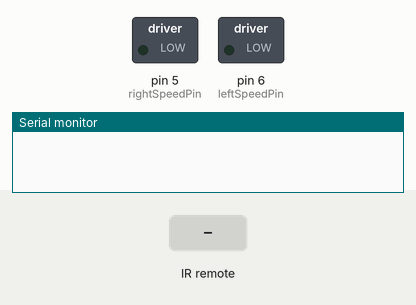
Recording of a sketch running on a simulated Arduino Uno, built with avr-gcc and run on an emulated ATmega328P. On the bench: switched loads named in the sketch (green lamp = pin HIGH), the last lines printed to the serial monitor. The test bench sets the inputs (shaded band).

Above: at 1.2 s.
1.3 s: infrared code 0xA55A50AF received
At 1.36 s:
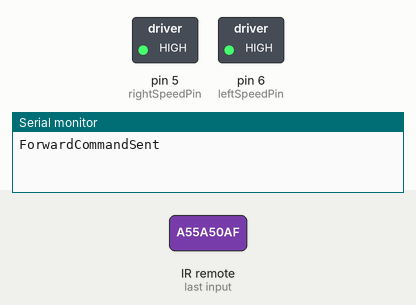
2.9 s: infrared code 0xA55A08F7 received
At 2.96 s:
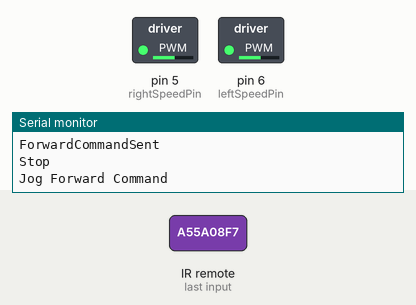
4.5 s: infrared code 0xA55AD02F received
At 5.8 s:
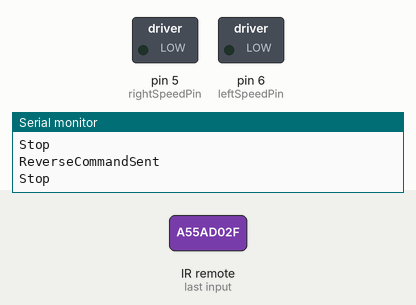
6.1 s: infrared code 0xA55A817E received
At 7.1 s:
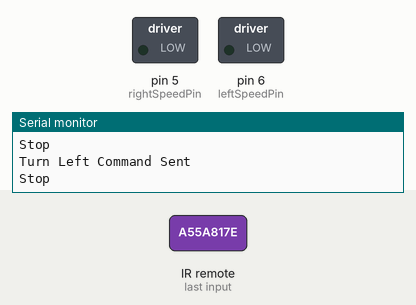
7.6 s: infrared code 0xA55A01FE received
At 8.2 s:
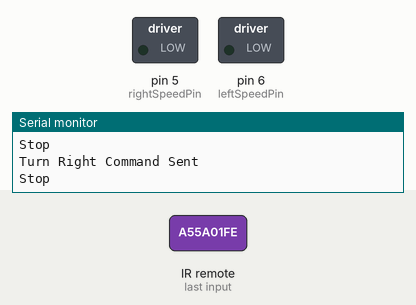
Timing chart, 0 to 10.6 s (numbered marks = the images above; inputs shaded):
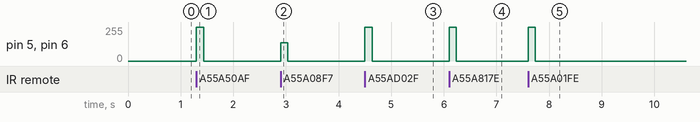

The sketch:

RobotControl100.ino
```cpp
/************************************************************
* Robot control version 1.0                                 *
* Code by Michael Walsh                                     *
* using the DFRobotShop Roverr V2.0 Base                    *
* Code Started on : Saturday, April 16th, 2016              *
* I know nothing of the legal details regarding this code   *
************************************************************/

//Load Dependant Libraries
#include <IRremote.h>

//Define some constants that the robot will use
const int topSpeed = 100;
const int midSpeed = 60;
const int lowSpeed = 30;

//Variables used by the robot to keep track of shit
int leftSpeed = 0;
int rightSpeed = 0;
int speedReference = 100;
int turnState = 0;

//Establish Standard Pins for Motor Control
int leftSpeedPin = 6;   //Left Motor Speed Control
int rightSpeedPin = 5;   //Right Motor Speed Control
int leftMotorPin = 8;   //Left Motor Direciton Control
int rightMotorPin = 7;   //Right Motor Direction Control

//Establish Standard Pins for Sensor input
int IRpin = 11;    // Establishes the Pin number for Infrared Input

//Variables that manage the infrared receiver code functionality.
unsigned lastCode = 0;
int lastTime = 0;

//Initialize Infrared Receiver
IRrecv irrecv(IRpin);
decode_results results;

//Function Prototypes because it doesn't like me
void SetRatio(int turnFactor);
void SetMotorDirection(int motor = 2, bool reverse = 0);
void SetSpeed( int motor = 2, int value = 0);

void setup() {
  Serial.begin(9600);
  irrecv.enableIRIn(); // Start the receiver

}

void loop() {

    // This line checks if anything has been received and makes the code available to read.
    if(irrecv.decode(&results)){
      //Is this code a new one or a repeat?
      int thisCode = results.value;
      if(thisCode != lastCode){
        //Serial.println(results.value);
        lastCode = thisCode;
        //Now we can interpret the code and carry out the behavior.
        switch(results.value){
         //Forward Motor Case
            case 2774159535:
              MoveForward();
              Serial.println("ForwardCommandSent");
              break;
         //Reverse Motor Case
            case 2774192175:
              MoveReverse();
              Serial.println("ReverseCommandSent");
              break;
         //Turn Left Signal (Pre-set turn)
            case 2774172030:
              SetMotorDirection(0,1);
              SetMotorDirection(1,0);
              SetSpeed(2,speedReference);
              Serial.println("Turn Left Command Sent");
              break;
         //Turn Right Signal (Pre-set turn)
            case 2774139390:
              SetMotorDirection(0,0);
              SetMotorDirection(1,1);
              SetSpeed(2,speedReference);
              Serial.println("Turn Right Command Sent");
              break;
         //Steering Left Command
            case 635103765:
              if(turnState >= -10){
                turnState -= 1;
                SetRatio(turnState);
              }
              Serial.println("Steer Left Command");
              break;
         //Steering Right Command
            case 635071125:
              if(turnState <= 10){
                turnState += 1;
                SetRatio(turnState);
              }
              Serial.println("Steer Right Command");
              break;
        //Jog Forward Command
            case 2774141175:
              JogForward();
              Serial.println("Jog Forward Command");
              break;
         //Jog Reverse Command
            case 2774168205:
              JogReverse();
              Serial.println("Jog Backward Command");
              break;
         //Power Signal Command
            case 2774153415:
              Serial.println("Power Command");
              break;
        }


      }
      irrecv.resume(); //Receive the next value
      lastTime = millis();
    }else{
      //If the timeout period has expired (95 milliseconds)
      int codeTime = millis();
      if ( (codeTime - lastTime) >= 135 && lastTime != 0){
        //Issue a stop
        Serial.println("Stop");
        Stop();
        lastTime = 0;
        lastCode = 0;
      }
    }
  }

//SetMotorDirection is used to set the direction of the motors
/* The motor param determines which motor we set
 *  0 is the left motor
 *  1 is the right motor
 *  2 is both motors
 * The reverse parameter is a boolean value
 * false means that the motor will spin forwards (relative to the bot)
 * true means that the motor will spin in referse (relative to the box)
 */
void SetMotorDirection(int motor, bool reverse){
  switch(motor){
     case 0:
      digitalWrite(leftMotorPin, reverse);
      break;
     case 1:
      digitalWrite(rightMotorPin, reverse);
      break;
     case 2:
      digitalWrite(rightMotorPin, reverse);
      digitalWrite(leftMotorPin, reverse);
     break;
  }
  return;
}

//SetSpeed is used to set the velocity of a given motor, or both
/* The motor parameter is an integer used to define which motor is to be controlled
 * 0 for left motor
 * 1 for the right motor
 * 2 for both
 * The value parameter is a 0-100 value that scales to the minimum and maximum outputs to
 * the motor (0-255), setting this to 0 will cause the motor to not turn and 100 to turn at full speed.
 */
void SetSpeed( int motor, int value) {
  //Turns the 0-100% value given for speed into a 0 to 255 scaled value.
  int scaledSpeed = map(value, 0,100,0,255);

  //Check which motor is the one being changed
  switch(motor){
    //For each case change the current speed and set the output pin to the appropriate value.
    case 0:
      analogWrite(leftSpeedPin, scaledSpeed);
      leftSpeed = scaledSpeed;
      break;
    case 1:
      analogWrite(rightSpeedPin, scaledSpeed);
      rightSpeed = scaledSpeed;
      break;
    case 2:
      analogWrite(rightSpeedPin, scaledSpeed);
      analogWrite(leftSpeedPin, scaledSpeed);
      leftSpeed = scaledSpeed;
      rightSpeed = scaledSpeed;
      break;
  }
}

//This is where the functions that govern the responses generated by the IR Remote

// Forward / Reverse Button functions
/*  This function simply enables or disables both motors in the forward direction
 *  It is designed to set the direction to forward and the speed based on a reference
 *  speed that is specified when the robot is told to change it's 'mode'
 */
void MoveForward(){
    SetMotorDirection(2,false);
    SetSpeed(2, speedReference);
}

void MoveReverse(){
    SetMotorDirection(2,true);
    SetSpeed(2, speedReference);
}

// JogForward and JogReverse
/*  These functions are designed to cause the robot to move but maintain any established
 *   differentials in steering, MoveForward and MoveReverse are designed to use the given
 *   speed reference and make the robot move striaght forward or reverse, these functions
 *   will take any given turn ratio and use those to propel the bot.
 */
void JogForward(){
  SetMotorDirection(2, false);
  SetSpeed(0, leftSpeed);
  SetSpeed(1, rightSpeed);
}

void JogReverse(){
  SetMotorDirection(2, true);
  SetSpeed(0, leftSpeed);
  SetSpeed(1, rightSpeed);
}

// Stop Function
/*  This function is likely to be sent after a forward command, like an on release
 *  trigger so that the robot actually stops when the user lets go of a motion button
 *  While it is easy to use setSpeed 0 to achieve the same thing, this will ensure that
 *  the robot stops completely quickly with a single command. This function is designed
 *  to bypass the SetSpeed command and kill the speeds. It has no effect on the left and
 *  right speed values.
 */
void Stop(){
  analogWrite(rightSpeedPin, 0);
  analogWrite(leftSpeedPin, 0);
}

// SetRatio Function
/* This function, given a direction and a turn factor. Will use the velocity of the outside
 *  tread to set the inside tread to a lower value and allow the robot to turn. The higher the
 *  turn factor, the sharper the turn will be. This function will cause the robot to turn
 */

void SetRatio(int turnFactor){
// Handling for invalid values for turnfactor.
switch(turnFactor){
    case 0:
      leftSpeed = speedReference;
      rightSpeed = speedReference;
      break;
    case 1:
      turnFactor = 2;
      break;
    case -1:
      turnFactor = -2;
      break;
}
  float TF = abs(turnFactor);
  float slow = 75 + ((1/TF)*25);
  if(turnFactor > 0){
    rightSpeed = speedReference;
    leftSpeed = slow;
  }else{
    rightSpeed = slow;
    leftSpeed = speedReference;
  }
  Serial.println(leftSpeed);
  Serial.println(rightSpeed);
}


//ScratchPad
/* Testing Code
//This code is providing debugging information to me in the most hackish and unclassy way I can think of
Serial.println("---DBG-- -Direction Left/Right, Speed Left/Right");
Serial.println(digitalRead(leftMotorPin));
Serial.println(digitalRead(rightMotorPin));
Serial.println(leftSpeed);
Serial.println(rightSpeed);
Serial.println("---DBG--");
 */
```

Measured:
- after the input at 1.3 s, pin 5 (rightSpeedPin), pin 6 (leftSpeedPin): 0/255 → 255/255 at once, → 0/255 0.14 s later
- after the input at 2.9 s, pin 5 (rightSpeedPin), pin 6 (leftSpeedPin): 0/255 → 138/255 at once, → 0/255 0.13 s later
- after the input at 4.5 s, pin 5 (rightSpeedPin), pin 6 (leftSpeedPin): 0/255 → 255/255 at once, → 0/255 0.14 s later
- after the input at 6.1 s, pin 5 (rightSpeedPin), pin 6 (leftSpeedPin): 0/255 → 255/255 at once, → 0/255 0.13 s later
- after the input at 7.6 s, pin 5 (rightSpeedPin), pin 6 (leftSpeedPin): 0/255 → 255/255 at once, → 0/255 0.13 s later
